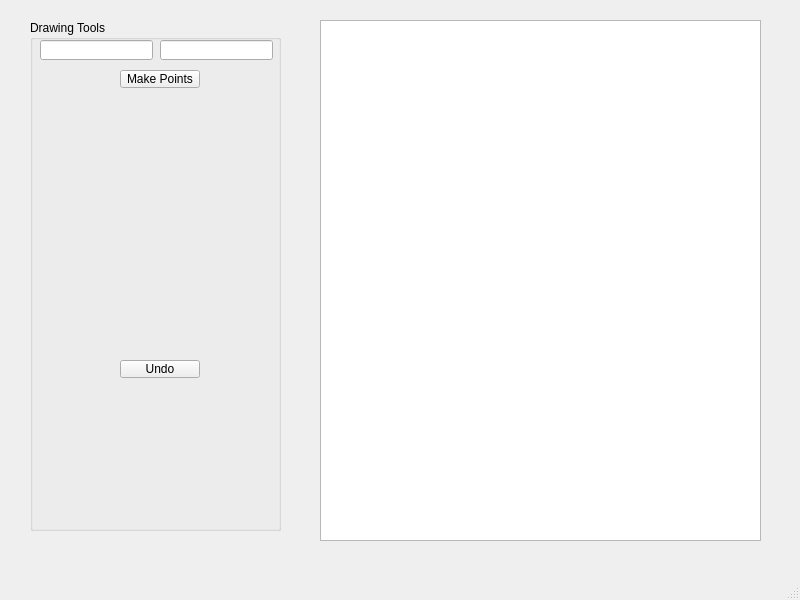
<?xml version="1.0" encoding="UTF-8"?>
<ui version="4.0">
 <class>MainWindow</class>
 <widget class="QMainWindow" name="MainWindow">
  <property name="geometry">
   <rect>
    <x>0</x>
    <y>0</y>
    <width>800</width>
    <height>600</height>
   </rect>
  </property>
  <property name="windowTitle">
   <string>MainWindow</string>
  </property>
  <widget class="QWidget" name="centralwidget">
   <widget class="QGroupBox" name="groupBox">
    <property name="geometry">
     <rect>
      <x>30</x>
      <y>20</y>
      <width>251</width>
      <height>511</height>
     </rect>
    </property>
    <property name="title">
     <string>Drawing Tools</string>
    </property>
    <widget class="QPushButton" name="addNodeButton">
     <property name="geometry">
      <rect>
       <x>90</x>
       <y>50</y>
       <width>80</width>
       <height>18</height>
      </rect>
     </property>
     <property name="text">
      <string>Make Points</string>
     </property>
    </widget>
    <widget class="QLineEdit" name="lineEditX">
     <property name="geometry">
      <rect>
       <x>10</x>
       <y>20</y>
       <width>113</width>
       <height>20</height>
      </rect>
     </property>
     <property name="text">
      <string/>
     </property>
    </widget>
    <widget class="QLineEdit" name="lineEditY">
     <property name="geometry">
      <rect>
       <x>130</x>
       <y>20</y>
       <width>113</width>
       <height>20</height>
      </rect>
     </property>
    </widget>
    <widget class="QPushButton" name="undoButton">
     <property name="geometry">
      <rect>
       <x>90</x>
       <y>340</y>
       <width>80</width>
       <height>18</height>
      </rect>
     </property>
     <property name="text">
      <string>Undo</string>
     </property>
    </widget>
   </widget>
   <widget class="QGraphicsView" name="graphicsView">
    <property name="geometry">
     <rect>
      <x>320</x>
      <y>20</y>
      <width>441</width>
      <height>521</height>
     </rect>
    </property>
   </widget>
  </widget>
  <widget class="QMenuBar" name="menubar">
   <property name="geometry">
    <rect>
     <x>0</x>
     <y>0</y>
     <width>800</width>
     <height>17</height>
    </rect>
   </property>
  </widget>
  <widget class="QStatusBar" name="statusbar"/>
 </widget>
 <resources/>
 <connections/>
</ui>
